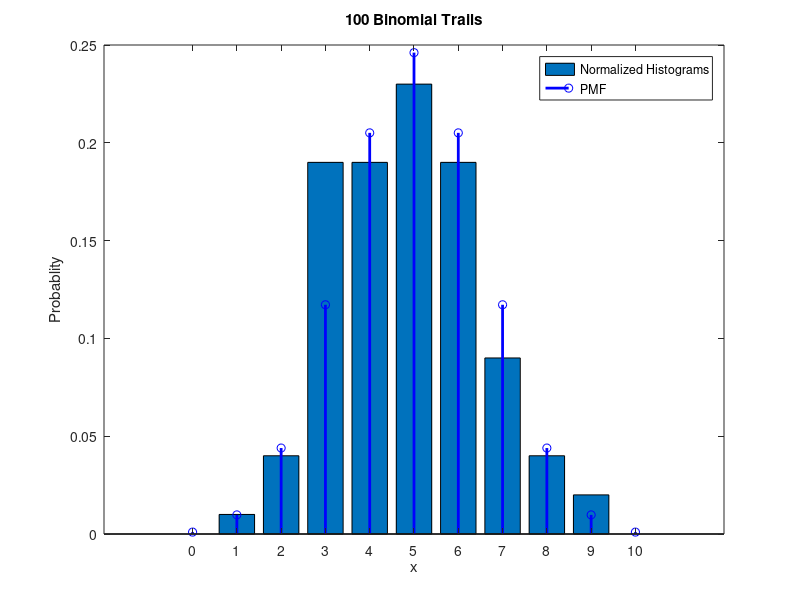
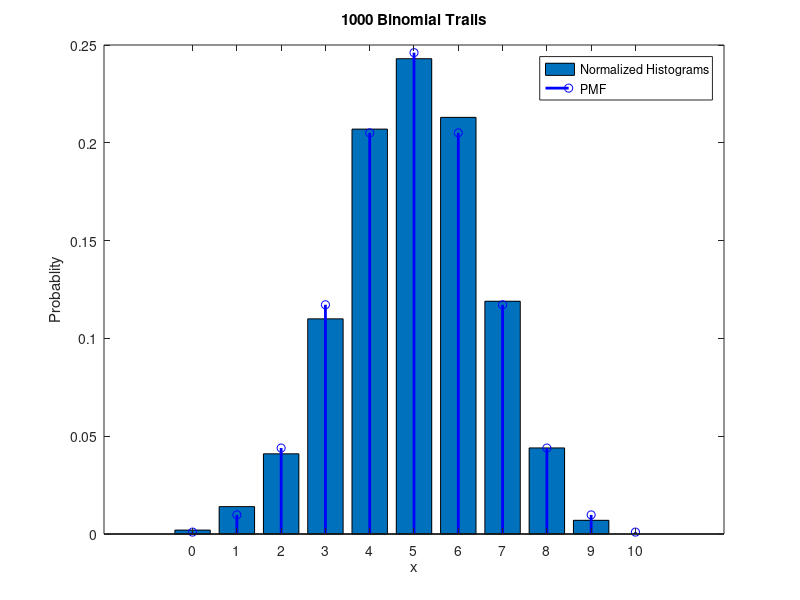
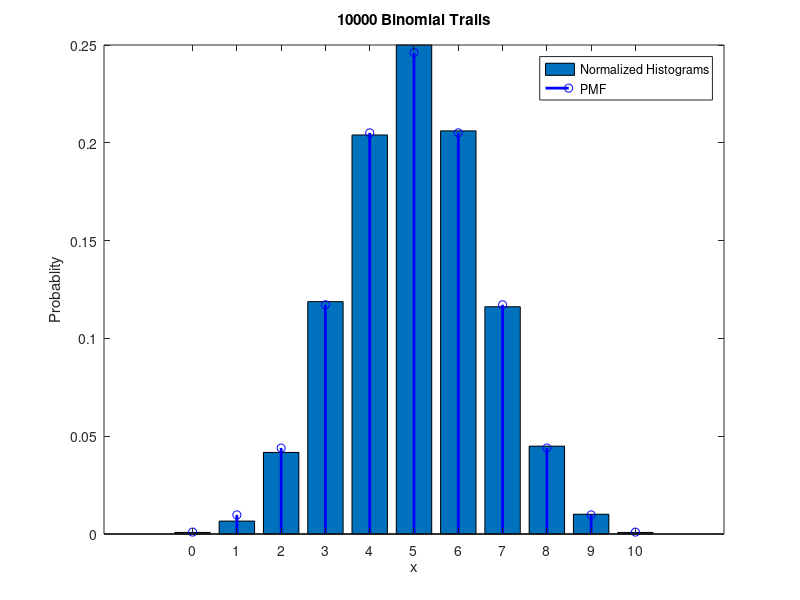

MATLAB code for these plots, in order:
clear all
close all
clc

n=10;
p=0.5;

for numtrails=[100 1000 10000] % experiments will be carried out with 100, 1000 and 10,000 trails
  
    X= binornd(n,p,[numtrails,1]);
    counts=zeros(1,n+1);
    for i=0:n
        counts(i+1)=length(find(X==i)); % no. of occurence of value i in X
    end
    normalizedcounts=counts/numtrails; % normalize the counts of value i in X
  
% Probablity Mass Function
    pmfvalues=zeros(1,n+1);
    for i=0:n
        pmfvalues(i+1)=nchoosek(n,i)*p^(i)*(1-p)^(n-i); % pmf for ith value=nCk*p^k*(1-p)^(n-k)
    end
  
% Plot
figure;
colormap([0.5 0.7 0.9]); % Lighten default colour plot
hold off
bar(0:n,normalizedcounts) % bars plot for normalized counts
hold on
stem(0:n,pmfvalues,'b','linewidth',2); % plot pmf values in form of stem plot
xlabel('x'); % x-label
ylabel('Probablity') % y-label
legend('Normalized Histograms','PMF'); % legend of plot
  
title(sprintf('%i Binomial Trails\n',numtrails)); % display the tile of each figure
end

